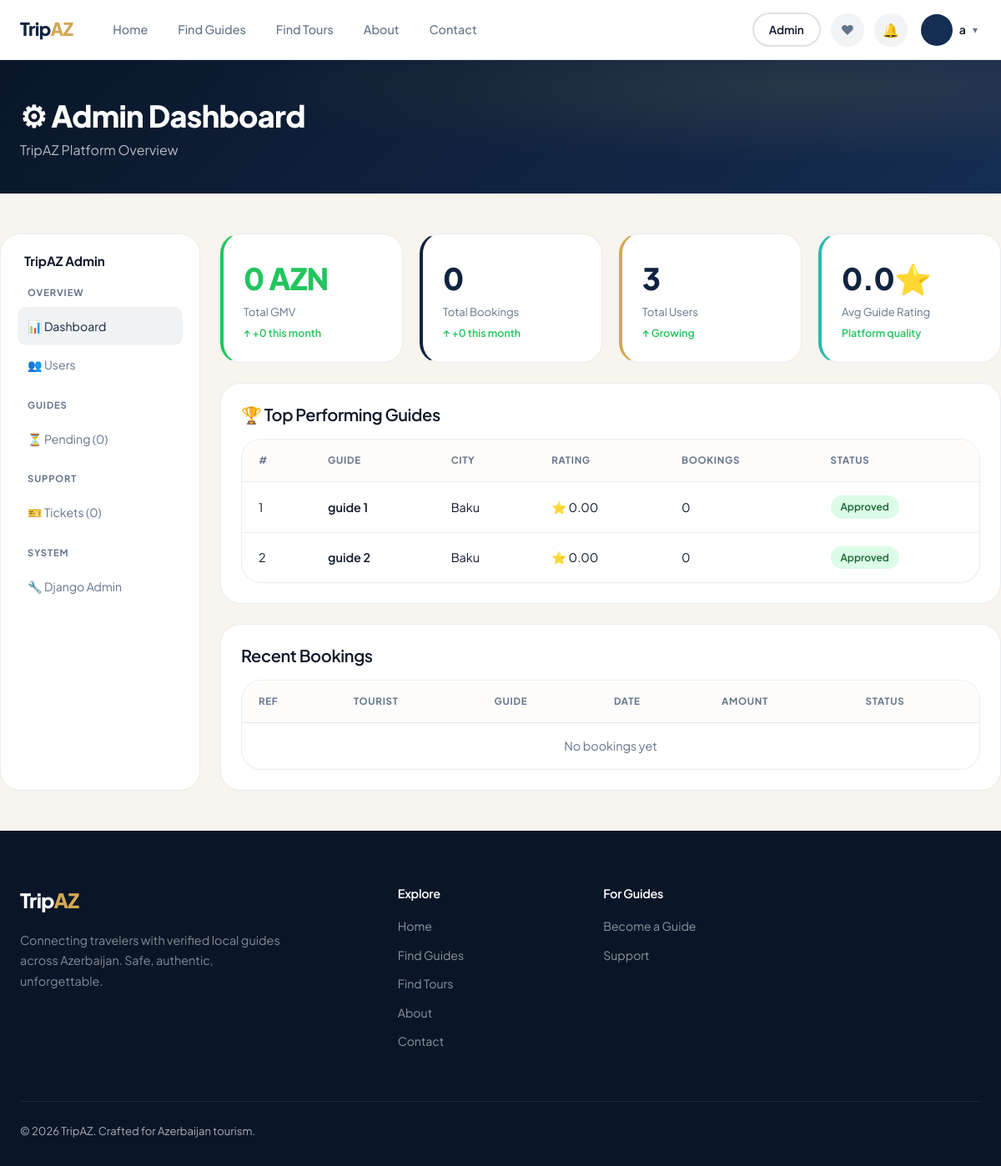
The page /admin-panel/ (signed in) on the database as committed earlier.
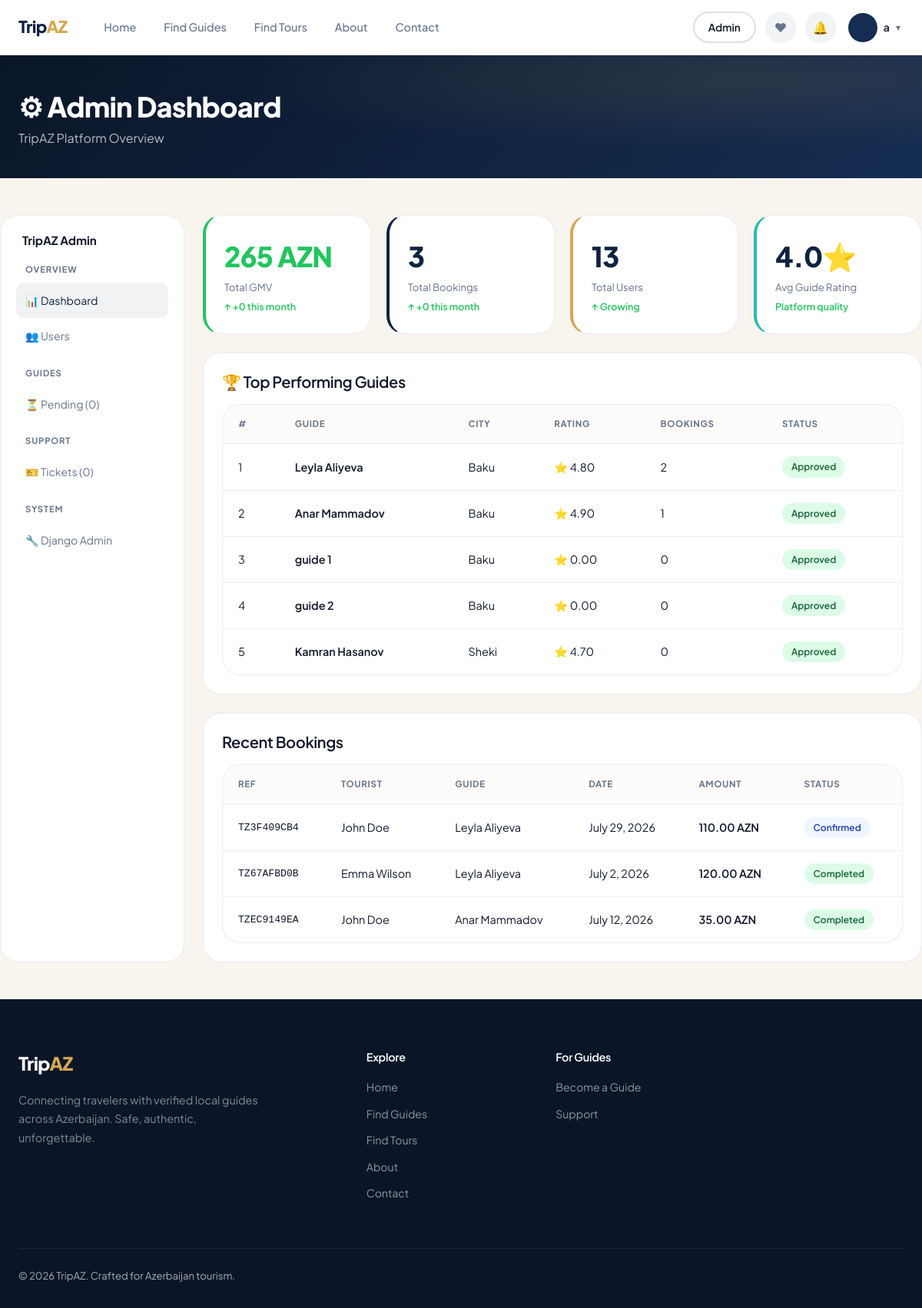
The same page on the database as committed later.
### apps/accounts/models.py (models this page shows, shortened)
class User(AbstractUser):
    ROLE_TOURIST = 'tourist'
    ROLE_GUIDE = 'guide'
    ROLE_ADMIN = 'admin'
    ROLE_SUPPORT = 'support'
    ROLE_CHOICES = [
        (ROLE_TOURIST, 'Tourist'),
        (ROLE_GUIDE, 'Guide'),
        (ROLE_ADMIN, 'Admin'),
        (ROLE_SUPPORT, 'Support'),
    ]
    role = models.CharField(max_length=20, choices=ROLE_CHOICES, default=ROLE_TOURIST)
    phone = models.CharField(max_length=20, blank=True)
    avatar = models.ImageField(upload_to='avatars/', blank=True, null=True)
    is_banned = models.BooleanField(default=False)
    created_at = models.DateTimeField(auto_now_add=True)

### apps/guides/models.py (models this page shows, shortened)
class GuideProfile(models.Model):
    STATUS_PENDING = 'pending'
    STATUS_APPROVED = 'approved'
    STATUS_REJECTED = 'rejected'
    VERIFICATION_CHOICES = [
        (STATUS_PENDING, 'Pending Review'),
        (STATUS_APPROVED, 'Approved'),
        (STATUS_REJECTED, 'Rejected'),
    ]
    LANGUAGE_CHOICES = [
        ('english', 'English'), ('russian', 'Russian'), ('azerbaijani', 'Azerbaijani'),
        ('turkish', 'Turkish'), ('german', 'German'), ('french', 'French'),
        ('arabic', 'Arabic'), ('chinese', 'Chinese'), ('spanish', 'Spanish'),
    ]
    CITY_CHOICES = [
        ('baku', 'Baku'), ('ganja', 'Ganja'), ('sheki', 'Sheki'),
        ('lankaran', 'Lankaran'), ('quba', 'Quba'), ('gabala', 'Gabala'),
        ('nakhchivan', 'Nakhchivan'), ('shamakhi', 'Shamakhi'), ('zagatala', 'Zagatala'),
    ]
    user = models.OneToOneField(settings.AUTH_USER_MODEL, on_delete=models.CASCADE, related_name='guide_profile')
    slug = models.SlugField(max_length=150, unique=True, blank=True)
    bio = models.TextField()
    tagline = models.CharField(max_length=200, blank=True)
    city = models.CharField(max_length=50, choices=CITY_CHOICES, default='baku')
    languages = models.CharField(max_length=300, default='english', help_text='Comma-separated languages')
    experience_years = models.PositiveIntegerField(default=1)
    license_number = models.CharField(max_length=100, blank=True)
    has_certificate = models.BooleanField(default=False)
    verification_status = models.CharField(max_length=20, choices=VERIFICATION_CHOICES, default=STATUS_PENDING)
    rejection_reason = models.TextField(blank=True)
    rating = models.DecimalField(max_digits=3, decimal_places=2, default=0.0,
                                  validators=[MinValueValidator(0), MaxValueValidator(5)])
    total_reviews = models.PositiveIntegerField(default=0)
    is_featured = models.BooleanField(default=False)
    cover_image = models.ImageField(upload_to='guides/covers/', blank=True, null=True)
    created_at = models.DateTimeField(auto_now_add=True)
    updated_at = models.DateTimeField(auto_now=True)
    class Meta:
        ordering = ['-is_featured', '-rating', '-created_at']
        indexes = [
            models.Index(fields=['verification_status']),
            models.Index(fields=['city']),
            models.Index(fields=['rating']),
            models.Index(fields=['slug']),
        ]

### apps/bookings/models.py (models this page shows, shortened)
class Booking(models.Model):
    STATUS_PENDING = 'pending'
    STATUS_CONFIRMED = 'confirmed'
    STATUS_COMPLETED = 'completed'
    STATUS_CANCELLED = 'cancelled'
    STATUS_REJECTED = 'rejected'
    STATUS_CHOICES = [
        (STATUS_PENDING, 'Pending'),
        (STATUS_CONFIRMED, 'Confirmed'),
        (STATUS_COMPLETED, 'Completed'),
        (STATUS_CANCELLED, 'Cancelled'),
        (STATUS_REJECTED, 'Rejected'),
    ]
    booking_ref = models.CharField(max_length=20, unique=True, editable=False)
    tourist = models.ForeignKey(settings.AUTH_USER_MODEL, on_delete=models.CASCADE, related_name='bookings')
    guide = models.ForeignKey('guides.GuideProfile', on_delete=models.CASCADE, related_name='bookings')
    tour = models.ForeignKey('guides.Tour', on_delete=models.SET_NULL, null=True, blank=True, related_name='bookings')
    booking_date = models.DateField()
    booking_time = models.TimeField(default='09:00')
    people_count = models.PositiveIntegerField(default=1)
    total_price = models.DecimalField(max_digits=10, decimal_places=2, default=0.00)
    status = models.CharField(max_length=20, choices=STATUS_CHOICES, default=STATUS_PENDING)
    special_requests = models.TextField(blank=True)
    guide_message = models.TextField(blank=True, help_text='Message from guide on accept/reject')
    created_at = models.DateTimeField(auto_now_add=True)
    updated_at = models.DateTimeField(auto_now=True)
    class Meta:
        ordering = ['-created_at']
        indexes = [
            models.Index(fields=['tourist']),
            models.Index(fields=['guide']),
            models.Index(fields=['status']),
        ]

### apps/core/views.py (the view)
# urls.py: path('admin-panel/', views.admin_dashboard, name='admin_dashboard'),
@login_required
def admin_dashboard(request):
    if not (request.user.is_staff or request.user.role in ['admin', 'support']):
        messages.error(request, 'Access denied.')
        return redirect('core:home')
    now = timezone.now()
    month_start = now.replace(day=1)
    stats = {
        'total_users': User.objects.count(),
        'total_guides': GuideProfile.objects.filter(verification_status='approved').count(),
        'pending_guides': GuideProfile.objects.filter(verification_status='pending').count(),
        'total_bookings': Booking.objects.count(),
        'monthly_bookings': Booking.objects.filter(created_at__gte=month_start).count(),
        'gmv': Payment.objects.filter(status='completed').aggregate(total=Sum('amount'))['total'] or 0,
        'monthly_gmv': Payment.objects.filter(status='completed', created_at__gte=month_start).aggregate(
            total=Sum('amount'))['total'] or 0,
        'open_tickets': SupportTicket.objects.filter(status='open').count(),
        'avg_rating': Review.objects.aggregate(avg=Avg('rating'))['avg'] or 0,
    }
    top_guides = GuideProfile.objects.filter(verification_status='approved').annotate(
        booking_count=Count('bookings')
    ).order_by('-booking_count')[:5]
    recent_bookings = Booking.objects.select_related(
        'tourist', 'guide__user'
    ).order_by('-created_at')[:10]
    pending_guides = GuideProfile.objects.filter(
        verification_status='pending'
    ).select_related('user').order_by('-created_at')[:10]
    context = {
        'stats': stats,
        'top_guides': top_guides,
        'recent_bookings': recent_bookings,
        'pending_guides': pending_guides,
    }
    return render(request, 'admin_panel/dashboard.html', context)

### templates/admin_panel/dashboard.html (shortened to what this page needs)
{% extends 'base.html' %}
{% block content %}
<div class="page-header">
  <div class="container"><h1>⚙ Admin Dashboard</h1><p style="color:rgba(255,255,255,.7);">TripAZ Platform Overview</p></div>
</div>
<div class="container section-sm">
  <div class="admin-layout">
    <aside class="admin-sidebar">
      <div style="font-weight:700;font-size:.95rem;margin-bottom:12px;padding:0 8px;">TripAZ Admin</div>
      <div class="sidebar-title">Overview</div>
      <a href="{% url 'core:admin_dashboard' %}" class="active">📊 Dashboard</a>
      <a href="{% url 'core:admin_users' %}">👥 Users</a>
      <div class="sidebar-title">Guides</div>
      <a href="{% url 'core:admin_dashboard' %}#pending">⏳ Pending ({{ stats.pending_guides }})</a>
      <div class="sidebar-title">Support</div>
      <a href="{% url 'core:admin_tickets' %}">🎫 Tickets ({{ stats.open_tickets }})</a>
      <div class="sidebar-title">System</div>
      <a href="/admin/">🔧 Django Admin</a>
    </aside>
    <div>
      <div class="kpi-grid">
        <div class="kpi-card" style="border-left:4px solid var(--success);">
          <div class="kpi-value" style="color:var(--success);">{{ stats.gmv|floatformat:0 }} AZN</div>
          <div class="kpi-label">Total GMV</div>
          <div class="kpi-change up">↑ +{{ stats.monthly_gmv|floatformat:0 }} this month</div>
        </div>
        <div class="kpi-card" style="border-left:4px solid var(--primary);">
          <div class="kpi-value">{{ stats.total_bookings }}</div>
          <div class="kpi-label">Total Bookings</div>
          <div class="kpi-change up">↑ +{{ stats.monthly_bookings }} this month</div>
        </div>
        <div class="kpi-card" style="border-left:4px solid var(--accent);">
          <div class="kpi-value">{{ stats.total_users }}</div>
          <div class="kpi-label">Total Users</div>
          <div class="kpi-change up">↑ Growing</div>
        </div>
        <div class="kpi-card" style="border-left:4px solid var(--teal);">
          <div class="kpi-value">{{ stats.avg_rating|floatformat:1 }}⭐</div>
          <div class="kpi-label">Avg Guide Rating</div>
          <div class="kpi-change up">Platform quality</div>
        </div>
      </div>
      <div class="card" style="margin-bottom:24px;">
        <div class="card-body">
          <h3 style="margin-bottom:16px;">🏆 Top Performing Guides</h3>
          <div class="table-wrap">
            <table>
              <thead>
                <tr><th>#</th><th>Guide</th><th>City</th><th>Rating</th><th>Bookings</th><th>Status</th></tr>
              </thead>
              <tbody>
                {% for guide in top_guides %}
                <tr>
                  <td>{{ forloop.counter }}</td>
                  <td style="font-weight:600;">{{ guide.user.get_full_name }}</td>
                  <td>{{ guide.get_city_display }}</td>
                  <td>⭐ {{ guide.rating }}</td>
                  <td>{{ guide.booking_count }}</td>
                  <td><span class="status status-{{ guide.verification_status }}">{{ guide.get_verification_status_display }}</span></td>
                </tr>
                {% empty %}
                <tr><td colspan="6" style="text-align:center;color:var(--text-muted);">No data yet</td></tr>
                {% endfor %}
              </tbody>
            </table>
          </div>
        </div>
      </div>
      <div class="card">
        <div class="card-body">
          <h3 style="margin-bottom:16px;">Recent Bookings</h3>
          <div class="table-wrap">
            <table>
              <thead>
                <tr><th>Ref</th><th>Tourist</th><th>Guide</th><th>Date</th><th>Amount</th><th>Status</th></tr>
              </thead>
              <tbody>
                {% for booking in recent_bookings %}
                <tr>
                  <td style="font-family:monospace;font-size:.82rem;">{{ booking.booking_ref }}</td>
                  <td>{{ booking.tourist.get_full_name }}</td>
                  <td>{{ booking.guide.user.get_full_name }}</td>
                  <td>{{ booking.booking_date }}</td>
                  <td style="font-weight:600;">{{ booking.total_price }} AZN</td>
                  <td><span class="status status-{{ booking.status }}">{{ booking.get_status_display }}</span></td>
                </tr>
                {% empty %}
                <tr><td colspan="6" style="text-align:center;color:var(--text-muted);">No bookings yet</td></tr>
                {% endfor %}
              </tbody>
            </table>
          </div>
        </div>
      </div>
    </div>
  </div>
</div>
{% endblock %}

### templates/base.html (shortened to what this page needs)
{% load static %}
<!DOCTYPE html>
<html lang="en">
<head>
  <link rel="stylesheet" href="{% static 'css/main.css' %}">
</head>
<body class="{% block body_class %}{% endblock %}">
{% block navbar %}
{% include 'partials/navbar.html' %}
{% endblock %}
<main class="{% block main_class %}{% endblock %}">
  {% block content %}{% endblock %}
</main>
{% block footer %}
{% include 'partials/footer.html' %}
{% endblock %}
</body>
</html>

### templates/partials/navbar.html (shortened to what this page needs)
{% load static %}
<nav class="navbar {% block nav_variant %}navbar--solid{% endblock %}" id="site-navbar">
  <div class="container">
    <a href="{% url 'core:home' %}" class="navbar-brand">
      Trip<span>AZ</span>
    </a>
    <div class="navbar-nav">
      <a href="{% url 'core:home' %}" {% if request.resolver_match.url_name == 'home' %}class="active"{% endif %}>Home</a>
      <a href="{% url 'guides:catalog' %}" {% if request.resolver_match.url_name == 'catalog' %}class="active"{% endif %}>Find Guides</a>
      <a href="{% url 'guides:tour_catalog' %}" {% if request.resolver_match.url_name == 'tour_catalog' %}class="active"{% endif %}>Find Tours</a>
      <a href="{% url 'core:about' %}" {% if request.resolver_match.url_name == 'about' %}class="active"{% endif %}>About</a>
      <a href="{% url 'core:contacts' %}" {% if request.resolver_match.url_name == 'contacts' %}class="active"{% endif %}>Contact</a>
    </div>
    <div class="navbar-actions">
      {% if user.is_authenticated %}
        {% if user.is_staff or user.role == 'admin' or user.role == 'support' %}
          <a href="{% url 'core:admin_dashboard' %}" class="btn btn-outline btn-sm">Admin</a>
        {% endif %}
        {% if user.role == 'tourist' or user.role == '' %}
          <a href="{% url 'accounts:favorites' %}" class="nav-notif{% if request.resolver_match.url_name == 'favorites' %} active{% endif %}" title="My Favourites">❤</a>
        {% endif %}
        <a href="{% url 'core:notifications' %}" class="nav-notif" title="Notifications">
          🔔
        </a>
        <div class="nav-dropdown">
          <a href="#" class="nav-dropdown-trigger" onclick="return false;">
            {% if user.avatar %}
              <img src="{{ user.avatar.url }}" alt="" class="nav-avatar">
            {% else %}
              <div class="nav-avatar" style="background:var(--navy-700);display:flex;align-items:center;justify-content:center;color:white;font-size:.8rem;font-weight:700;">
              </div>
            {% endif %}
            <span style="font-weight:600;font-size:.88rem;max-width:90px;overflow:hidden;text-overflow:ellipsis;">{{ user.first_name|default:user.username }}</span>
            <span style="color:var(--text-muted);font-size:.75rem;">▾</span>
          </a>
        </div>
      {% else %}
        <a href="{% url 'guides:register' %}" class="btn btn-outline btn-sm navbar-guide-btn">Become a Guide</a>
        <a href="{% url 'accounts:login' %}" class="btn btn-ghost btn-sm">Log In</a>
        <a href="{% url 'accounts:register' %}" class="btn btn-primary btn-sm">Sign Up</a>
      {% endif %}
    </div>
  </div>
</nav>

### templates/partials/footer.html
<footer>
  <div class="container">
    <div class="footer-grid">
      <div>
        <div class="footer-brand">Trip<span>AZ</span></div>
        <p class="footer-desc">Connecting travelers with verified local guides across Azerbaijan. Safe, authentic, unforgettable.</p>
      </div>
      <div>
        <h4>Explore</h4>
        <a href="{% url 'core:home' %}">Home</a>
        <a href="{% url 'guides:catalog' %}">Find Guides</a>
        <a href="{% url 'guides:tour_catalog' %}">Find Tours</a>
        <a href="{% url 'core:about' %}">About</a>
        <a href="{% url 'core:contacts' %}">Contact</a>
      </div>
      <div>
        <h4>For Guides</h4>
        <a href="{% url 'guides:register' %}">Become a Guide</a>
        <a href="{% url 'core:support' %}">Support</a>
      </div>
    </div>
    <div class="footer-bottom">
      <span>© 2026 TripAZ. Crafted for Azerbaijan tourism.</span>
    </div>
  </div>
</footer>

Rows that differ between the two databases and show on the page:
added GuideProfile: user.get_full_name "Leyla Aliyeva", city "Baku", rating "4.80", booking_count "2", verification_status "Approved"
added GuideProfile: user.get_full_name "Anar Mammadov", city "Baku", rating "4.90", booking_count "1", verification_status "Approved"
added GuideProfile: user.get_full_name "Kamran Hasanov", city "Sheki", rating "4.70", booking_count "0", verification_status "Approved"
added Booking: booking_ref "TZ3F409CB4", tourist.get_full_name "John Doe", guide.user.get_full_name "Leyla Aliyeva", booking_date "July 29, 2026", total_price "110.00", status "Confirmed"
added Booking: booking_ref "TZ67AFBD0B", tourist.get_full_name "Emma Wilson", guide.user.get_full_name "Leyla Aliyeva", booking_date "July 2, 2026", total_price "120.00", status "Completed"
added Booking: booking_ref "TZEC9149EA", tourist.get_full_name "John Doe", guide.user.get_full_name "Anar Mammadov", booking_date "July 12, 2026", total_price "35.00", status "Completed"
Other text that changed with them:
{{ stats.gmv|floatformat:0 }}: "0" → "265"
{{ stats.total_bookings }}: "0" → "3"
{{ stats.total_users }}: "3" → "13"
{{ stats.avg_rating|floatformat:1 }}: "0.0" → "4.0"
text no longer shown: "No bookings yet"
